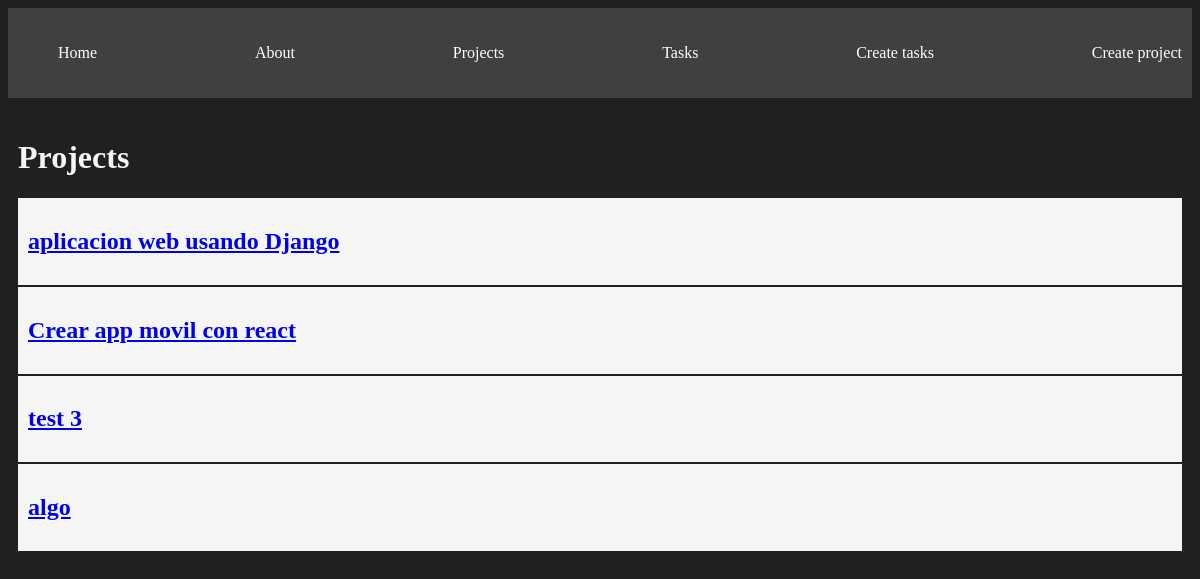
The app's page /project/ with its own data.
### myapp/models.py (models this page shows, shortened)
class Project(models.Model):
    name = models.CharField(max_length=200)

### myapp/views.py (the view)
# urls.py: path('project/',views.projects,name="project"),
def projects(request):
    projects = list( Project.objects.all())
    return render(request,'project/projects.html',{'projects':projects})

### myapp/templates/project/projects.html
{% extends 'layouts/base.html' %}
{% block content %}
<h1>Projects</h1>
{% for project in projects %}
<article class="card">
    <a href="{% url 'project_detail' project.id %}"><h1>{{ project.name }}</h1></a>
</article>
{% endfor %}
{% endblock %}

### myapp/static/styles/main.css (style rules this page uses)
body { background: #202020; color: whitesmoke; }
.card { background: whitesmoke; color: black; padding: 10px; margin-bottom: 2px; }

### records on screen
Project: name "aplicacion web usando Django"
Project: name "Crear app movil con react"
Project: name "test 3"
Project: name "algo"
